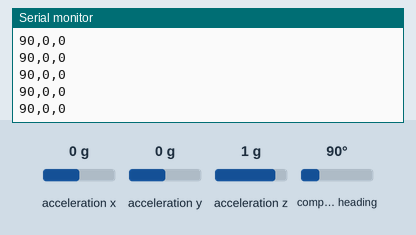
Bench run of a sketch on a simulated Arduino Uno, built with avr-gcc and run on an emulated ATmega328P. Parts: the last lines printed to the serial monitor. Inputs (shaded band) come from the test bench; at power-on: acceleration x 0 g, acceleration y 0 g, acceleration z 1 g, compass heading 90°.

Above: at 13.2 s.
13.3 s: acceleration x set to -1.4 g
At 13.9 s:
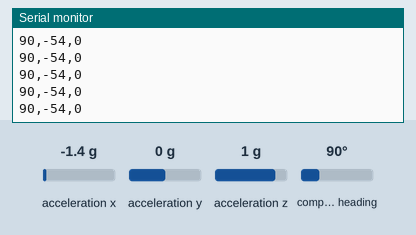
16.3 s: acceleration y set to 0.8 g
At 17.0 s:
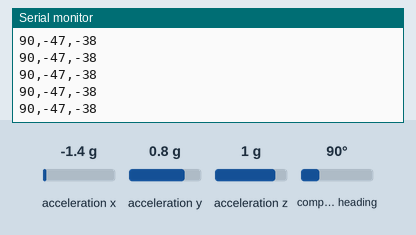
Timing chart, 0 to 17.5 s (numbered marks = the images above; inputs shaded):
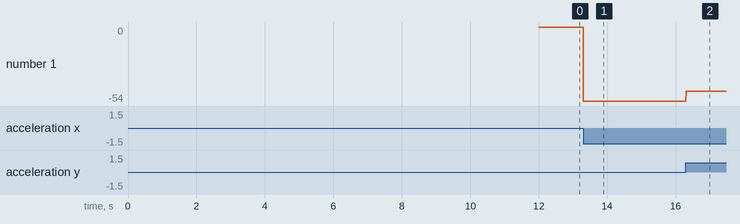

The sketch:

aug10-working-831.ino
```cpp
#include <Wire.h>
#include <Adafruit_Sensor.h>
#include <Adafruit_BNO055.h>
#include <utility/imumaths.h>

Adafruit_BNO055 bno = Adafruit_BNO055(55);

int ledPin = 2;

void setup() {
  Serial.begin(115200);
  // initialize digital pin as an output.
//  Serial.println("++ setup");
//  pinMode(ledPin, OUTPUT);

    delay(12000);
//    Serial.println("++ after 12000 delay");

  if(!bno.begin())
  {
    /* There was a problem detecting the BNO055 ... check your connections */
    Serial.println("Ooops, no BNO055 detected ... Check your wiring or I2C ADDR!");
    while(1);
  }
  bno.setExtCrystalUse(true);
  Serial.println("++ IMU is connected");


}

// the loop function runs over and over again forever
void loop() {
//  Serial.println("++ red");
//  Bean.setLed(255, 0, 0);
//  Bean.sleep(1000);

//  Serial.println("++ blue");
//  Bean.setLed(0, 0, 255);
//  Bean.sleep(1000);

  // update LEDS
//  Serial.println("++ LED + green");
//   Bean.setLed(0, 255, 0);
//  digitalWrite(ledPin, HIGH);   // turn the LED on (HIGH is the voltage level)
//  delay(200);              // wait for a second
//  digitalWrite(ledPin, LOW);    // turn the LED off by making the voltage LOW
//  delay(200);              // wait for a second

 /* Get a new sensor event */
  sensors_event_t event;
  bno.getEvent(&event);

  /* Display the floating point data */
  int x = (int) event.orientation.x;
  int y = (int) event.orientation.y;
  int z = (int) event.orientation.z;
  String s = String(x) + ',' + String(y) + ',' + String(z);
  Serial.println(s);

}
```

Measured:
- after the input at 13.3 s, the serial monitor: prints a new line at once (image 1)
- after the input at 16.3 s, the serial monitor: prints a new line at once (image 2)
- plotted number 1: 0 → -54 after the input at 13.3 s, -54 → -47 after the input at 16.3 s
